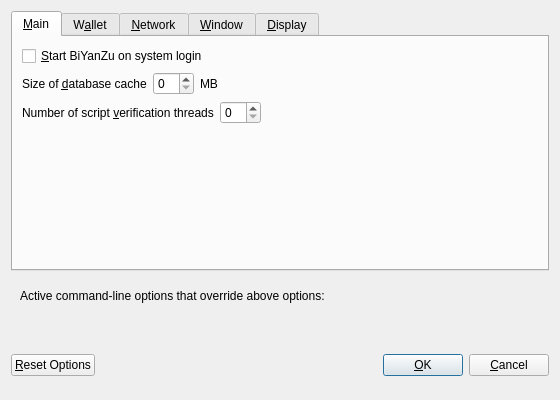
<?xml version="1.0" encoding="UTF-8"?>
<ui version="4.0">
 <class>OptionsDialog</class>
 <widget class="QDialog" name="OptionsDialog">
  <property name="geometry">
   <rect>
    <x>0</x>
    <y>0</y>
    <width>560</width>
    <height>400</height>
   </rect>
  </property>
  <property name="windowTitle">
   <string>Options</string>
  </property>
  <property name="modal">
   <bool>true</bool>
  </property>
  <layout class="QVBoxLayout" name="verticalLayout">
   <item>
    <widget class="QTabWidget" name="tabWidget">
     <property name="currentIndex">
      <number>0</number>
     </property>
     <widget class="QWidget" name="tabMain">
      <attribute name="title">
       <string>&amp;Main</string>
      </attribute>
      <layout class="QVBoxLayout" name="verticalLayout_Main">
       <item>
        <widget class="QCheckBox" name="bitcoinAtStartup">
         <property name="toolTip">
          <string>Automatically start BiYanZu after logging in to the system.</string>
         </property>
         <property name="text">
          <string>&amp;Start BiYanZu on system login</string>
         </property>
        </widget>
       </item>
       <item>
        <layout class="QHBoxLayout" name="horizontalLayout_2_Main">
         <item>
          <widget class="QLabel" name="databaseCacheLabel">
           <property name="text">
            <string>Size of &amp;database cache</string>
           </property>
           <property name="textFormat">
            <enum>Qt::PlainText</enum>
           </property>
           <property name="buddy">
            <cstring>databaseCache</cstring>
           </property>
          </widget>
         </item>
         <item>
          <widget class="QSpinBox" name="databaseCache"/>
         </item>
         <item>
          <widget class="QLabel" name="databaseCacheUnitLabel">
           <property name="text">
            <string>MB</string>
           </property>
           <property name="textFormat">
            <enum>Qt::PlainText</enum>
           </property>
          </widget>
         </item>
         <item>
          <spacer name="horizontalSpacer_2_Main">
           <property name="orientation">
            <enum>Qt::Horizontal</enum>
           </property>
           <property name="sizeHint" stdset="0">
            <size>
             <width>40</width>
             <height>20</height>
            </size>
           </property>
          </spacer>
         </item>
        </layout>
       </item>
       <item>
        <layout class="QHBoxLayout" name="horizontalLayout_3_Main">
         <item>
          <widget class="QLabel" name="threadsScriptVerifLabel">
           <property name="text">
            <string>Number of script &amp;verification threads</string>
           </property>
           <property name="textFormat">
            <enum>Qt::PlainText</enum>
           </property>
           <property name="buddy">
            <cstring>threadsScriptVerif</cstring>
           </property>
          </widget>
         </item>
         <item>
          <widget class="QSpinBox" name="threadsScriptVerif">
           <property name="toolTip">
            <string>(0 = auto, &lt;0 = leave that many cores free)</string>
           </property>
          </widget>
         </item>
         <item>
          <spacer name="horizontalSpacer_3_Main">
           <property name="orientation">
            <enum>Qt::Horizontal</enum>
           </property>
           <property name="sizeHint" stdset="0">
            <size>
             <width>40</width>
             <height>20</height>
            </size>
           </property>
          </spacer>
         </item>
        </layout>
       </item>
       <item>
        <spacer name="verticalSpacer_Main">
         <property name="orientation">
          <enum>Qt::Vertical</enum>
         </property>
         <property name="sizeHint" stdset="0">
          <size>
           <width>20</width>
           <height>40</height>
          </size>
         </property>
        </spacer>
       </item>
      </layout>
     </widget>
     <widget class="QWidget" name="tabWallet">
      <attribute name="title">
       <string>W&amp;allet</string>
      </attribute>
      <layout class="QVBoxLayout" name="verticalLayout_Wallet">
       <item>
        <widget class="QGroupBox" name="groupBox">
         <property name="title">
          <string>Expert</string>
         </property>
         <layout class="QVBoxLayout" name="verticalLayout_2">
          <item>
           <widget class="QCheckBox" name="coinControlFeatures">
            <property name="toolTip">
             <string>Whether to show coin control features or not.</string>
            </property>
            <property name="text">
             <string>Enable coin &amp;control features</string>
            </property>
           </widget>
          </item>
          <item>
           <widget class="QCheckBox" name="spendZeroConfChange">
            <property name="toolTip">
             <string>If you disable the spending of unconfirmed change, the change from a transaction cannot be used until that transaction has at least one confirmation. This also affects how your balance is computed.</string>
            </property>
            <property name="text">
             <string>&amp;Spend unconfirmed change</string>
            </property>
           </widget>
          </item>
         </layout>
        </widget>
       </item>
       <item>
        <spacer name="verticalSpacer_Wallet">
         <property name="orientation">
          <enum>Qt::Vertical</enum>
         </property>
         <property name="sizeHint" stdset="0">
          <size>
           <width>20</width>
           <height>40</height>
          </size>
         </property>
        </spacer>
       </item>
      </layout>
     </widget>
     <widget class="QWidget" name="tabNetwork">
      <attribute name="title">
       <string>&amp;Network</string>
      </attribute>
      <layout class="QVBoxLayout" name="verticalLayout_Network">
       <item>
        <widget class="QCheckBox" name="mapPortUpnp">
         <property name="toolTip">
          <string>Automatically open the BiYanZu client port on the router. This only works when your router supports UPnP and it is enabled.</string>
         </property>
         <property name="text">
          <string>Map port using &amp;UPnP</string>
         </property>
        </widget>
       </item>
       <item>
        <widget class="QCheckBox" name="allowIncoming">
         <property name="toolTip">
          <string>Accept connections from outside</string>
         </property>
         <property name="text">
          <string>Allow incoming connections</string>
         </property>
        </widget>
       </item>
       <item>
        <widget class="QCheckBox" name="connectSocks">
         <property name="toolTip">
          <string>Connect to the BiYanZu network through a SOCKS5 proxy.</string>
         </property>
         <property name="text">
          <string>&amp;Connect through SOCKS5 proxy (default proxy):</string>
         </property>
        </widget>
       </item>
       <item>
        <layout class="QHBoxLayout" name="horizontalLayout_1_Network">
         <item>
          <widget class="QLabel" name="proxyIpLabel">
           <property name="text">
            <string>Proxy &amp;IP:</string>
           </property>
           <property name="textFormat">
            <enum>Qt::PlainText</enum>
           </property>
           <property name="buddy">
            <cstring>proxyIp</cstring>
           </property>
          </widget>
         </item>
         <item>
          <widget class="QValidatedLineEdit" name="proxyIp">
           <property name="minimumSize">
            <size>
             <width>140</width>
             <height>0</height>
            </size>
           </property>
           <property name="maximumSize">
            <size>
             <width>140</width>
             <height>16777215</height>
            </size>
           </property>
           <property name="toolTip">
            <string>IP address of the proxy (e.g. IPv4: 127.0.0.1 / IPv6: ::1)</string>
           </property>
          </widget>
         </item>
         <item>
          <widget class="QLabel" name="proxyPortLabel">
           <property name="text">
            <string>&amp;Port:</string>
           </property>
           <property name="textFormat">
            <enum>Qt::PlainText</enum>
           </property>
           <property name="buddy">
            <cstring>proxyPort</cstring>
           </property>
          </widget>
         </item>
         <item>
          <widget class="QLineEdit" name="proxyPort">
           <property name="minimumSize">
            <size>
             <width>55</width>
             <height>0</height>
            </size>
           </property>
           <property name="maximumSize">
            <size>
             <width>55</width>
             <height>16777215</height>
            </size>
           </property>
           <property name="toolTip">
            <string>Port of the proxy (e.g. 9050)</string>
           </property>
          </widget>
         </item>
         <item>
          <spacer name="horizontalSpacer_1_Network">
           <property name="orientation">
            <enum>Qt::Horizontal</enum>
           </property>
           <property name="sizeHint" stdset="0">
            <size>
             <width>40</width>
             <height>20</height>
            </size>
           </property>
          </spacer>
         </item>
        </layout>
       </item>
       <item>
        <spacer name="verticalSpacer_Network">
         <property name="orientation">
          <enum>Qt::Vertical</enum>
         </property>
         <property name="sizeHint" stdset="0">
          <size>
           <width>20</width>
           <height>40</height>
          </size>
         </property>
        </spacer>
       </item>
      </layout>
     </widget>
     <widget class="QWidget" name="tabWindow">
      <attribute name="title">
       <string>&amp;Window</string>
      </attribute>
      <layout class="QVBoxLayout" name="verticalLayout_Window">
       <item>
        <widget class="QCheckBox" name="minimizeToTray">
         <property name="toolTip">
          <string>Show only a tray icon after minimizing the window.</string>
         </property>
         <property name="text">
          <string>&amp;Minimize to the tray instead of the taskbar</string>
         </property>
        </widget>
       </item>
       <item>
        <widget class="QCheckBox" name="minimizeOnClose">
         <property name="toolTip">
          <string>Minimize instead of exit the application when the window is closed. When this option is enabled, the application will be closed only after selecting Quit in the menu.</string>
         </property>
         <property name="text">
          <string>M&amp;inimize on close</string>
         </property>
        </widget>
       </item>
       <item>
        <spacer name="verticalSpacer_Window">
         <property name="orientation">
          <enum>Qt::Vertical</enum>
         </property>
         <property name="sizeHint" stdset="0">
          <size>
           <width>20</width>
           <height>40</height>
          </size>
         </property>
        </spacer>
       </item>
      </layout>
     </widget>
     <widget class="QWidget" name="tabDisplay">
      <attribute name="title">
       <string>&amp;Display</string>
      </attribute>
      <layout class="QVBoxLayout" name="verticalLayout_Display">
       <item>
        <layout class="QHBoxLayout" name="horizontalLayout_1_Display">
         <item>
          <widget class="QLabel" name="langLabel">
           <property name="text">
            <string>User Interface &amp;language:</string>
           </property>
           <property name="textFormat">
            <enum>Qt::PlainText</enum>
           </property>
           <property name="buddy">
            <cstring>lang</cstring>
           </property>
          </widget>
         </item>
         <item>
          <widget class="QValueComboBox" name="lang">
           <property name="toolTip">
            <string>The user interface language can be set here. This setting will take effect after restarting BiYanZu.</string>
           </property>
          </widget>
         </item>
        </layout>
       </item>
       <item>
        <layout class="QHBoxLayout" name="horizontalLayout_2_Display">
         <item>
          <widget class="QLabel" name="unitLabel">
           <property name="text">
            <string>&amp;Unit to show amounts in:</string>
           </property>
           <property name="textFormat">
            <enum>Qt::PlainText</enum>
           </property>
           <property name="buddy">
            <cstring>unit</cstring>
           </property>
          </widget>
         </item>
         <item>
          <widget class="QValueComboBox" name="unit">
           <property name="toolTip">
            <string>Choose the default subdivision unit to show in the interface and when sending coins.</string>
           </property>
          </widget>
         </item>
        </layout>
       </item>
       <item>
        <layout class="QHBoxLayout" name="horizontalLayout_3_Display">
         <item>
          <widget class="QLabel" name="thirdPartyTxUrlsLabel">
           <property name="toolTip">
            <string>Third party URLs (e.g. a block explorer) that appear in the transactions tab as context menu items. %s in the URL is replaced by transaction hash. Multiple URLs are separated by vertical bar |.</string>
           </property>
           <property name="text">
            <string>Third party transaction URLs</string>
           </property>
           <property name="buddy">
            <cstring>thirdPartyTxUrls</cstring>
           </property>
          </widget>
         </item>
         <item>
          <widget class="QLineEdit" name="thirdPartyTxUrls">
           <property name="toolTip">
            <string>Third party URLs (e.g. a block explorer) that appear in the transactions tab as context menu items. %s in the URL is replaced by transaction hash. Multiple URLs are separated by vertical bar |.</string>
           </property>
          </widget>
         </item>
        </layout>
       </item>
       <item>
        <spacer name="verticalSpacer_Display">
         <property name="orientation">
          <enum>Qt::Vertical</enum>
         </property>
         <property name="sizeHint" stdset="0">
          <size>
           <width>20</width>
           <height>40</height>
          </size>
         </property>
        </spacer>
       </item>
      </layout>
     </widget>
    </widget>
   </item>
   <item>
    <widget class="QFrame" name="frame">
     <layout class="QVBoxLayout" name="verticalLayout_Bottom">
      <item>
       <layout class="QHBoxLayout" name="horizontalLayout_Bottom">
        <item>
         <widget class="QLabel" name="overriddenByCommandLineInfoLabel">
          <property name="text">
           <string>Active command-line options that override above options:</string>
          </property>
          <property name="textFormat">
           <enum>Qt::PlainText</enum>
          </property>
         </widget>
        </item>
        <item>
         <spacer name="horizontalSpacer_Bottom">
          <property name="orientation">
           <enum>Qt::Horizontal</enum>
          </property>
          <property name="sizeHint" stdset="0">
           <size>
            <width>40</width>
            <height>20</height>
           </size>
          </property>
         </spacer>
        </item>
       </layout>
      </item>
      <item>
       <widget class="QLabel" name="overriddenByCommandLineLabel">
        <property name="text">
         <string/>
        </property>
        <property name="textFormat">
         <enum>Qt::PlainText</enum>
        </property>
        <property name="wordWrap">
         <bool>true</bool>
        </property>
       </widget>
      </item>
     </layout>
    </widget>
   </item>
   <item>
    <layout class="QHBoxLayout" name="horizontalLayout_Buttons">
     <item>
      <widget class="QPushButton" name="resetButton">
       <property name="toolTip">
        <string>Reset all client options to default.</string>
       </property>
       <property name="text">
        <string>&amp;Reset Options</string>
       </property>
       <property name="autoDefault">
        <bool>false</bool>
       </property>
      </widget>
     </item>
     <item>
      <spacer name="horizontalSpacer_1">
       <property name="orientation">
        <enum>Qt::Horizontal</enum>
       </property>
       <property name="sizeHint" stdset="0">
        <size>
         <width>40</width>
         <height>48</height>
        </size>
       </property>
      </spacer>
     </item>
     <item>
      <widget class="QLabel" name="statusLabel">
       <property name="minimumSize">
        <size>
         <width>200</width>
         <height>0</height>
        </size>
       </property>
       <property name="font">
        <font>
         <weight>75</weight>
         <bold>true</bold>
        </font>
       </property>
       <property name="text">
        <string/>
       </property>
       <property name="textFormat">
        <enum>Qt::PlainText</enum>
       </property>
       <property name="wordWrap">
        <bool>true</bool>
       </property>
      </widget>
     </item>
     <item>
      <spacer name="horizontalSpacer_2">
       <property name="orientation">
        <enum>Qt::Horizontal</enum>
       </property>
       <property name="sizeHint" stdset="0">
        <size>
         <width>40</width>
         <height>48</height>
        </size>
       </property>
      </spacer>
     </item>
     <item>
      <widget class="QPushButton" name="okButton">
       <property name="text">
        <string>&amp;OK</string>
       </property>
       <property name="autoDefault">
        <bool>false</bool>
       </property>
       <property name="default">
        <bool>true</bool>
       </property>
      </widget>
     </item>
     <item>
      <widget class="QPushButton" name="cancelButton">
       <property name="text">
        <string>&amp;Cancel</string>
       </property>
       <property name="autoDefault">
        <bool>false</bool>
       </property>
      </widget>
     </item>
    </layout>
   </item>
  </layout>
 </widget>
 <customwidgets>
  <customwidget>
   <class>QValidatedLineEdit</class>
   <extends>QLineEdit</extends>
   <header>qvalidatedlineedit.h</header>
  </customwidget>
  <customwidget>
   <class>QValueComboBox</class>
   <extends>QComboBox</extends>
   <header>qvaluecombobox.h</header>
  </customwidget>
 </customwidgets>
 <resources/>
 <connections/>
</ui>
